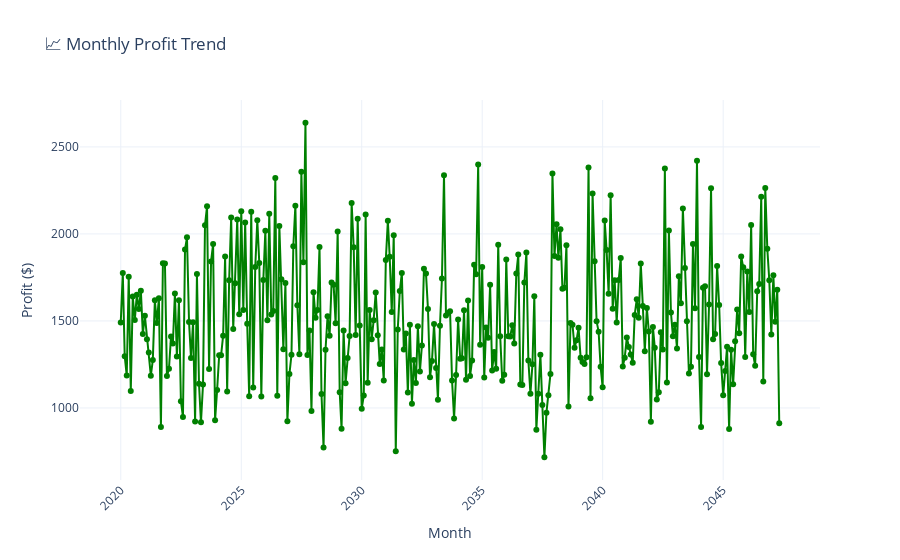

The cell this chart's notebook holds for it:
### Code cell
# Line Chart: Monthly Profit Trend
superstore["month"] = superstore["order_date"].dt.to_period("M").astype(str)
monthly_profit = superstore.groupby("month")["profit"].sum().reset_index()

fig3 = px.line(
    monthly_profit,
    x="month",
    y="profit",
    title="📈 Monthly Profit Trend",
    markers=True,
    template="plotly_white"
)

fig3.update_layout(
    xaxis_title="Month",
    yaxis_title="Profit ($)",
    xaxis_tickangle=-45
)
fig3.update_traces(line=dict(color="green"), marker=dict(size=6))
fig3.show()

### Figure 1 — Plotly figure (JSON) as saved in the notebook; plotly's stock layout.template omitted (floating-point values rounded to 4 significant figures; data arrays with more than 128 entries replaced by an {"elided": "..."} marker saying what was removed)
{"data": [{"hovertemplate": "month=%{x}<br>profit=%{y}<extra></extra>", "legendgroup": "", "line": {"color": "green", "dash": "solid"}, "marker": {"size": 6, "symbol": "circle"}, "mode": "lines+markers", "name": "", "orientation": "v", "showlegend": false, "type": "scatter", "x": {"elided": "329 str values"}, "xaxis": "x", "y": {"elided": "329 float values"}, "yaxis": "y"}], "layout": {"legend": {"tracegroupgap": 0}, "title": {"text": "📈 Monthly Profit Trend"}, "xaxis": {"anchor": "y", "domain": [0, 1], "tickangle": -45, "title": {"text": "Month"}}, "yaxis": {"anchor": "x", "domain": [0, 1], "title": {"text": "Profit ($)"}}}}
